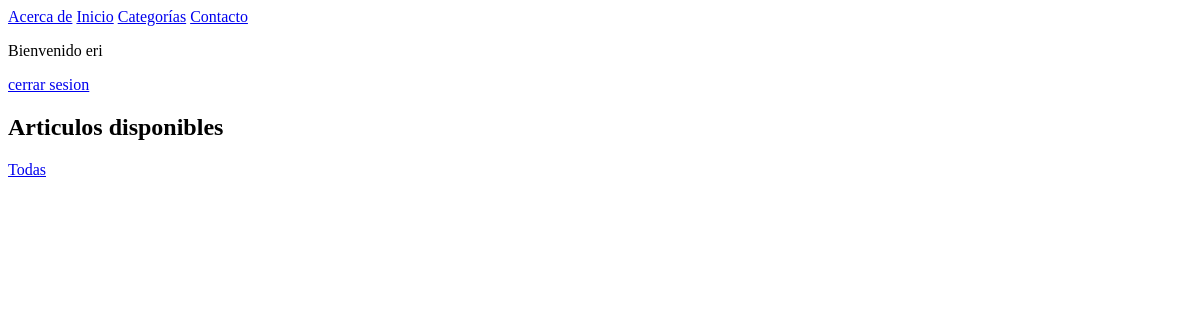
Before: /noticia/ (signed in) with the older database file.
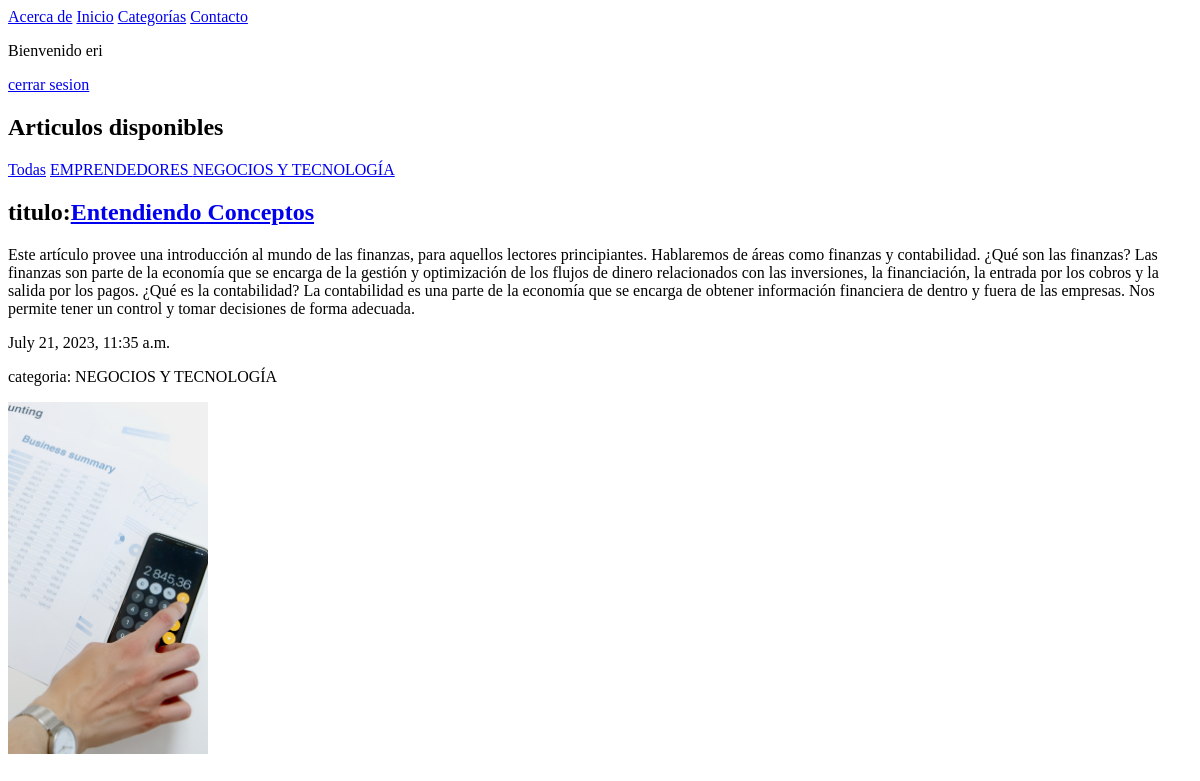
After: the same page with the newer database file.
### apps/usuarios/models.py (models this page shows)
class Usuario(AbstractUser):
    pass

### apps/noticias/models.py (models this page shows, shortened)
class Categoria(models.Model):
    nombre = models.CharField(max_length=50)
    def __str__(self):
        return self.nombre

class Noticia(models.Model):
    titulo= models.CharField(max_length=150)
    cuerpo= models.TextField()
    fecha= models.DateTimeField(auto_now_add=True)
    imagen= models.ImageField(upload_to='noticias', blank=True)
    categoria_noticia = models.ForeignKey(Categoria, on_delete=models.CASCADE)

### apps/noticias/views.py (the view)
# urls.py: path('', views.inicio, name="inicio"),
@login_required
def inicio(request):
    contexto = {}
    id_categoria = request.GET.get('id', None)
    if id_categoria:
        n = Noticia.objects.filter(categoria_noticia=id_categoria)
    else:
        n = Noticia.objects.all()  #esto genera una lista de las noticias
    contexto['noticias'] = n
    cat = Categoria.objects.all().order_by('nombre')
    contexto['categorias']= cat
    return render(request, 'noticias/inicio.html', contexto)

### templates/noticias/inicio.html (shortened to what this page needs)
{% extends 'base.html'%}
{% load static %}
{%block contenido%}
<h2> Articulos disponibles</h2>
<a href="{% url 'noticias:inicio' %}">Todas</a>
{% for c in categorias%}
<a href="?id={{c.pk}}">{{c.nombre}} </a>
{%endfor%}
{% for noticia in noticias%}
<h2>titulo:<a href="{% url 'noticias:detalle' noticia.pk %}"><strong>{{noticia.titulo}}</strong></a></h2>
<p>{{noticia.cuerpo}}</p>
<p>{{noticia.fecha}}</p>
<p>categoria: {{noticia.categoria_noticia}}</p>
<img src="{{noticia.imagen.url}}" alt="" width="200">
{%endfor%}
{%endblock contenido%}

### templates/base.html (shortened to what this page needs)
{%load static%}
<!DOCTYPE html>
<html lang="en">
<head>
    <link rel="stylesheet" href="{% static 'css/main.css'%}">
</head>
<body class="contenedor">
    <div>
        <a href="{% url 'nosotros'%}">Acerca de</a>
        <a href="{% url 'home'%}">Inicio</a>
        <a href="{% url 'noticias:inicio'%}">Categorías</a>
        <a href="{% url 'noticias:contacto'%}">Contacto </a>
        {% if user.is_authenticated %}
        <p>Bienvenido {{user.username}}</p>
        <a href="{% url 'logout'%}">cerrar sesion</a>
        {%else%}
        <a href="{% url 'login'%}">iniciar sesion</a>
        <a href="{% url 'usuarios:registro' %}"> Registrar</a>
        {% endif %}
    </div>
    {%block contenido%}
    {%endblock contenido%}
</body>
</html>

Changed rows visible on the page:
added Categoria: nombre "EMPRENDEDORES"
added Categoria: nombre "NEGOCIOS Y TECNOLOGÍA"
added Noticia: titulo "Entendiendo Conceptos", cuerpo "Este artículo provee una introducción al mundo de las finanzas, para aquellos lectores principiantes. Hablaremos de áreas como finanzas y contabilidad. ¿Qué son las finanzas? Las finanzas son parte de la economía que se encarga de la gestión y optimización de los flujos de dinero relacionados con las inversiones, la financiación, la entrada por los cobros y la salida por los pagos. ¿Qué es la contabilidad? La contabilidad es una parte de la economía que se encarga de obtener información financiera de dentro y fuera de las empresas. Nos permite tener un control y tomar decisiones de forma adecuada.", fecha "July 21, 2023, 11:35 a.m.", categoria_noticia "NEGOCIOS Y TECNOLOGÍA", imagen (picture)
